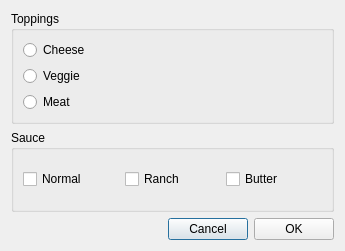
<?xml version="1.0" encoding="UTF-8"?>
<ui version="4.0">
 <class>Dialog</class>
 <widget class="QDialog" name="Dialog">
  <property name="geometry">
   <rect>
    <x>0</x>
    <y>0</y>
    <width>345</width>
    <height>251</height>
   </rect>
  </property>
  <property name="windowTitle">
   <string>Dialog</string>
  </property>
  <layout class="QVBoxLayout" name="verticalLayout_2">
   <item>
    <widget class="QGroupBox" name="groupBox">
     <property name="title">
      <string>Toppings</string>
     </property>
     <layout class="QVBoxLayout" name="verticalLayout">
      <item>
       <widget class="QRadioButton" name="radioButton">
        <property name="text">
         <string>Cheese</string>
        </property>
       </widget>
      </item>
      <item>
       <widget class="QRadioButton" name="radioButton_2">
        <property name="text">
         <string>Veggie</string>
        </property>
       </widget>
      </item>
      <item>
       <widget class="QRadioButton" name="radioButton_3">
        <property name="text">
         <string>Meat</string>
        </property>
       </widget>
      </item>
     </layout>
    </widget>
   </item>
   <item>
    <widget class="QGroupBox" name="groupBox_2">
     <property name="title">
      <string>Sauce</string>
     </property>
     <layout class="QHBoxLayout" name="horizontalLayout_2">
      <item>
       <widget class="QCheckBox" name="checkBox">
        <property name="text">
         <string>Normal</string>
        </property>
       </widget>
      </item>
      <item>
       <widget class="QCheckBox" name="checkBox_2">
        <property name="text">
         <string>Ranch</string>
        </property>
       </widget>
      </item>
      <item>
       <widget class="QCheckBox" name="checkBox_3">
        <property name="text">
         <string>Butter</string>
        </property>
       </widget>
      </item>
     </layout>
    </widget>
   </item>
   <item>
    <layout class="QHBoxLayout" name="horizontalLayout">
     <item>
      <spacer name="horizontalSpacer">
       <property name="orientation">
        <enum>Qt::Horizontal</enum>
       </property>
       <property name="sizeHint" stdset="0">
        <size>
         <width>40</width>
         <height>20</height>
        </size>
       </property>
      </spacer>
     </item>
     <item>
      <widget class="QPushButton" name="pushButton">
       <property name="text">
        <string>Cancel</string>
       </property>
      </widget>
     </item>
     <item>
      <widget class="QPushButton" name="pushButton_2">
       <property name="text">
        <string>OK</string>
       </property>
      </widget>
     </item>
    </layout>
   </item>
  </layout>
 </widget>
 <resources/>
 <connections/>
</ui>
